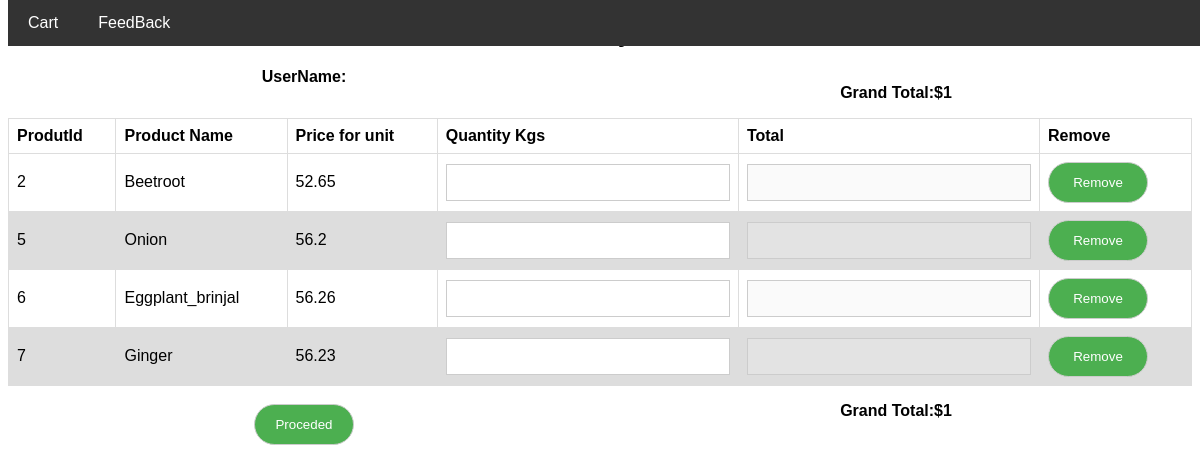
Page /checkout on the committed database.
### AgroTech/models.py (models this page shows)
class checkout(models.Model):
    user=models.CharField(max_length=30,default='0')
    ProductId=models.IntegerField(default=None,primary_key=True)
    ProductName=models.CharField(max_length=30,default='0')
    Productprice= models.FloatField(default=None)

### AgroTech/views.py (the view)
# urls.py: path('checkout',views.itemout,name='itemout'),
def itemout(request):
    Allitems=checkout.objects.all()
    return render(request,'checkout.html',{'items':Allitems})

### Templates/checkout.html (shortened to what this page needs)
<!DOCTYPE html>
<html>
<head>
<link rel="stylesheet" href="/static/style/checkout.css">
</head>
<body>
<div class="navbar">
<a href="Cart1">Cart</a>
  <a href="feedback" >FeedBack</a>
</div>
  <center>
  <h2>Check List of your items</h2>
      <b>UserName:{{un}}</b>
<div class="checkout">
  <P><b>Grand Total:<span class="gtotal">$1</span></b></P>
</div>
  <table>
    <thead>
      <tr>
        <th>ProdutId</th>
        <th>Product Name</th>
        <th>Price for unit</th>
        <th>Quantity Kgs</th>
        <th>Total</th>
      <th>Remove</th>
      </tr>
    </thead>
    <tbody>
 {% for i in items %}
    <form action="delete" method="post">
        <tr>
        <td>{{i.ProductId}}</td>
        <td>{{i.ProductName}}</td>
        <td><span id="price{{i.ProductId}}">{{i.Productprice}}</span></td>
        <td><input class="quantity" data-id="{{i.ProductId}}" type="number" class="quantity" name="number"></td>
        <td><input class="total" id="total{{i.ProductId}}" disabled="desabled" type="text" name="total" /></td>
            <td> <input type="Submit" value="Remove"></td>
      </tr>
    </form>
    {% endfor %}
        </tbody>
        </table>
      <div class="checkout">
     <P><b>Grand Total:<span class="gtotal">$1</span></b></P>
     </div>
      <div class="proceded">
          <br>
          <from action="proceded" method="post">
      <input type="submit" value="Proceded">
      </from>
      </div>
</body>
</html>

### static/style/checkout.css (style rules this page uses)
body { font-family: Arial, Helvetica, sans-serif; }
table { font-family: arial, sans-serif; border-collapse: collapse; width: 100%; }
td, th { border: 1px solid #dddddd; text-align: left; padding: 8px; }
tr:nth-child(even) { background-color: #dddddd; }
input[type=text],input[type=number],input[type=password] { width: 100%; padding: 12px 20px; display: inline-block; border: 1px solid #ccc; box-sizing: border-box; padding: 10px 18px; }
input[type=submit] { width:100px; padding: 12px 20px; display: inline-block; border: 1px solid #ccc; box-sizing: border-box; background-color: #4CAF50; color: white; border-radius: 25px; }
.checkout { width:50%; float:right; }
.navbar { overflow: hidden; background-color: #333; position: fixed; top: 0; width: 100%; margin-bottom: 8m; }
.navbar a { float: left; display: block; color: white; text-align: center; padding: 14px 20px; text-decoration: none; }

### rows in the picture
checkout: ProductId "2", ProductName "Beetroot", Productprice "52.65"
checkout: ProductId "5", ProductName "Onion", Productprice "56.2"
checkout: ProductId "6", ProductName "Eggplant_brinjal", Productprice "56.26"
checkout: ProductId "7", ProductName "Ginger", Productprice "56.23"
